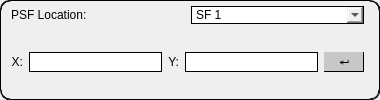
        <widget class="Loc_Selection" name="psf_loc_frame">
         <property name="sizePolicy">
          <sizepolicy hsizetype="Preferred" vsizetype="Preferred">
           <horstretch>0</horstretch>
           <verstretch>0</verstretch>
          </sizepolicy>
         </property>
         <property name="minimumSize">
          <size>
           <width>380</width>
           <height>70</height>
          </size>
         </property>
         <property name="styleSheet">
          <string notr="true">border-radius: 10px;
border-style: ridge;
border-width: 1px;</string>
         </property>
         <property name="frameShape">
          <enum>QFrame::Panel</enum>
         </property>
         <layout class="QGridLayout" name="gridLayout_7" columnstretch="1,1">
          <property name="leftMargin">
           <number>10</number>
          </property>
          <property name="topMargin">
           <number>5</number>
          </property>
          <property name="rightMargin">
           <number>15</number>
          </property>
          <property name="bottomMargin">
           <number>5</number>
          </property>
          <property name="verticalSpacing">
           <number>1</number>
          </property>
          <item row="0" column="1">
           <widget class="QComboBox" name="psf_loc_dropdown">
            <property name="styleSheet">
             <string notr="true">QComboBox {
	border-radius: 0px;
}

QComboBox QAbstractItemView{
	border-style: none;
}</string>
            </property>
            <item>
             <property name="text">
              <string>SF 1</string>
             </property>
            </item>
            <item>
             <property name="text">
              <string>SF 2</string>
             </property>
            </item>
            <item>
             <property name="text">
              <string>SF 3</string>
             </property>
            </item>
            <item>
             <property name="text">
              <string>SF 4</string>
             </property>
            </item>
            <item>
             <property name="text">
              <string>SF 5</string>
             </property>
            </item>
            <item>
             <property name="text">
              <string>Custom</string>
             </property>
            </item>
           </widget>
          </item>
          <item row="0" column="0">
           <widget class="QLabel" name="psf_loc_label">
            <property name="styleSheet">
             <string notr="true">border: 0px</string>
            </property>
            <property name="text">
             <string>PSF Location:</string>
            </property>
            <property name="margin">
             <number>5</number>
            </property>
           </widget>
          </item>
          <item row="1" column="0" colspan="2">
           <widget class="QFrame" name="psf_input_frame">
            <property name="styleSheet">
             <string notr="true">border-style: none;</string>
            </property>
            <layout class="QHBoxLayout" name="psf_input_layout_2" stretch="0,3,0,3,1">
             <property name="spacing">
              <number>-1</number>
             </property>
             <property name="leftMargin">
              <number>0</number>
             </property>
             <property name="topMargin">
              <number>5</number>
             </property>
             <property name="rightMargin">
              <number>0</number>
             </property>
             <property name="bottomMargin">
              <number>0</number>
             </property>
             <item>
              <widget class="QLabel" name="psf_x_label">
               <property name="styleSheet">
                <string notr="true">border-style: none;</string>
               </property>
               <property name="text">
                <string>X:</string>
               </property>
               <property name="alignment">
                <set>Qt::AlignRight|Qt::AlignTrailing|Qt::AlignVCenter</set>
               </property>
              </widget>
             </item>
             <item>
              <widget class="QLineEdit" name="psf_x_input">
               <property name="sizePolicy">
                <sizepolicy hsizetype="Preferred" vsizetype="Fixed">
                 <horstretch>0</horstretch>
                 <verstretch>0</verstretch>
                </sizepolicy>
               </property>
               <property name="minimumSize">
                <size>
                 <width>65</width>
                 <height>20</height>
                </size>
               </property>
               <property name="styleSheet">
                <string notr="true">border-radius: 0px;
border-style: solid;</string>
               </property>
               <property name="frame">
                <bool>true</bool>
               </property>
               <property name="alignment">
                <set>Qt::AlignCenter</set>
               </property>
               <property name="clearButtonEnabled">
                <bool>false</bool>
               </property>
              </widget>
             </item>
             <item>
              <widget class="QLabel" name="psf_y_label">
               <property name="styleSheet">
                <string notr="true">border-style: none;</string>
               </property>
               <property name="text">
                <string>Y:</string>
               </property>
               <property name="alignment">
                <set>Qt::AlignRight|Qt::AlignTrailing|Qt::AlignVCenter</set>
               </property>
              </widget>
             </item>
             <item>
              <widget class="QLineEdit" name="psf_y_input">
               <property name="sizePolicy">
                <sizepolicy hsizetype="Preferred" vsizetype="Fixed">
                 <horstretch>0</horstretch>
                 <verstretch>0</verstretch>
                </sizepolicy>
               </property>
               <property name="minimumSize">
                <size>
                 <width>65</width>
                 <height>20</height>
                </size>
               </property>
               <property name="styleSheet">
                <string notr="true">border-radius: 0px;
border-style: solid;</string>
               </property>
               <property name="frame">
                <bool>true</bool>
               </property>
               <property name="alignment">
                <set>Qt::AlignCenter</set>
               </property>
               <property name="clearButtonEnabled">
                <bool>false</bool>
               </property>
              </widget>
             </item>
             <item>
              <widget class="QPushButton" name="psf_loc_btn">
               <property name="sizePolicy">
                <sizepolicy hsizetype="Fixed" vsizetype="Fixed">
                 <horstretch>0</horstretch>
                 <verstretch>0</verstretch>
                </sizepolicy>
               </property>
               <property name="minimumSize">
                <size>
                 <width>40</width>
                 <height>20</height>
                </size>
               </property>
               <property name="styleSheet">
                <string notr="true">QPushButton { 
	background-color: #c7c7c7;
	border-radius: 0px;
	border-style: inset;
	border-width: 1px;
}
QPushButton:pressed {
	background-color: #c1ffba;
	border-radius: 0px;
	border-style: outset;
	border-width: 1px;
}</string>
               </property>
               <property name="text">
                <string>↵</string>
               </property>
              </widget>
             </item>
            </layout>
           </widget>
          </item>
         </layout>
        </widget>
